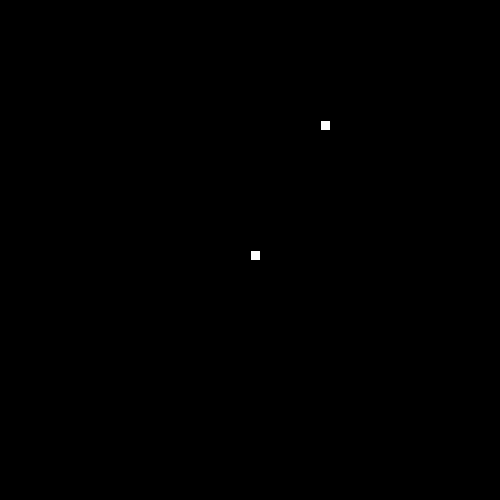
Frame 1 (no input)
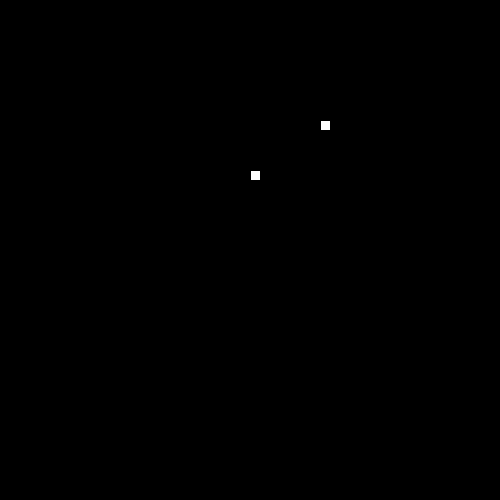
Frame 60 (the mouse pressed at the canvas centre just before this capture)
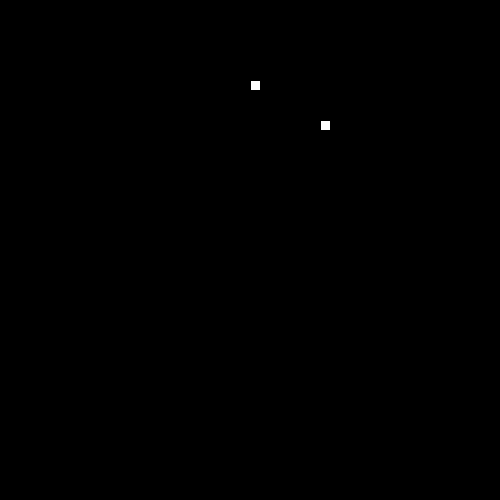
Frame 120 (the mouse held since frame 60 and released just before this capture)

The Processing sketch that drew these frames (run headless with seeded random() and noise(); from frame 60 on, the mouse is pressed at the canvas centre):

// Processing sketch: SnakeRecipe
// ── SnakeRecipe.pde

// 1. Follow the recipe instructions inside the Segment class.

// This class will be used to represent each part of the moving snake.

class Segment {

  //2. Create x and y member variables to hold the location of each segment.
  int x;
  int y;
  // 3. Add a constructor with parameters to initialize each variable.
  public Segment(int x, int y) {
    this.x = x;
    this.y = y;
  }

  // 4. Add getter and setter methods for both the x and y member variables.
  public int getX() {
    return x;
  }
  public int getY() {
    return y;
  }
  public void setX(int x) {
    this.x = x;
  }
  public void setY(int y) {
    this.y = y;
  }
}
Segment head;
String direction = "up";
int foodeaten;
int foodX = ((int)random(50)*10);
int foodY = ((int)random(50)*10);



// 5. Create (but do not initialize) a Segment variable to hold the head of the Snake



// 6. Create and initialize String to hold the direction of your snake e.g. "up"



// 7. Create and initialize a variable to hold how many pieces of food the snake has eaten.



// 8. Create and initialize foodX and foodY variables to hold the location of the food.

// (Hint: use the random method to set both the x and y to random locations within the screen size (500 by 500).)

//int foodX = ((int)random(50)*10);



void setup() {

  // 9. Set the size of your sketch (500 by 500).

  size(500, 500);


  // 10. initialize your head to a new segment.
  head = new Segment(250, 250);

  // 11. Use the frameRate(int rate) method to set the rate to 20.
  frameRate(20);
}


void draw() {

  background(0);


  //12. Call the drawFood, drawSnake, move, and collision methods.
  drawFood();
  drawSnake();
  move();
  collision();
}


// 13. Complete the drawFood method below. (Hint: each piece of food should be a 10 by 10 rectangle).

void drawFood() {
  rect(foodX, foodY, 10, 10);
}


//14. Draw the snake head

void drawSnake() {
  rect(head.getX(), head.getY(), 10, 10);
  manageTail();
  //test your code
}


// 15. Complete the move method below.

void move() {

  // 16. Create a switch statement using your direction variable. Depending on the direction, add a new segment to your snake.
  //This is an incomplete switch statement:

  switch(direction) {
  case "up":
    // move head up here 
    head.setY(head.getY()-10);
    break;
  case "down":
    // move head down here
    head.setY(head.getY()+10);
    break;
  case "left":
    // figure it out
    head.setX(head.getX()-10);
    break;
  case "right":
    // mystery code goes here
    head.setX(head.getX()+10);
    break;
  }

  // 17. Call the checkBoundaries method to make sure the snake doesn't go off the screen.
  checkBoundaries();
}


// 18. Complete the keyPressed method below. Use if statements to set your direction variable depending on what key is pressed.

void keyPressed() {
  if (keyCode == UP && !direction.equals("down")) {
    direction = "up";
  } else if (keyCode == DOWN && !direction.equals("up")) {
    direction = "down";
  } else if (keyCode == LEFT && !direction.equals("right")) {
    direction = "left";
  } else if (keyCode == RIGHT && !direction.equals("left")) {
    direction = "right";
  }
}



// 19. check if your head is out of bounds (teleport your snake to the other side).

void checkBoundaries() {
  if (head.getY() > height) {
    head.setY(0);
  } else if (head.getY() < 0) {
    head.setY(height);
  }
  if (head.getX() > width) {
    head.setX(0);
  } else if (head.getX() < 0) {
    head.setX(height);
  }
}



//20. Make sure that the key for your current direction’s opposite doesn’t work(i.e. If you’re going up, down key shouldn’t work)



// 21. Complete the missing parts of the collision method below.

void collision() {
  if (head.getX() == foodX && head.getY() == foodY) {
    foodeaten+=1;
    foodX = ((int)random(50)*10);
    foodY = ((int)random(50)*10);
  }
  // If the segment is colliding with a piece of food...
  // Increase the amount of food eaten and set foodX and foodY to new random locations.
}



/**
 
 ** Part 2: making the tail
 
 **/

//  1. Create and initialize an ArrayList of Segments. (This will be your snake tail!)
  ArrayList<Segment> tailSegments = new ArrayList<Segment>();

// 2. Complete the missing parts of the manageTail method below.

void manageTail() {

  //Call the drawTail and checkTailCollision methods.
  drawTail();
  checkTailCollision();
  // Add a new Segment to your ArrayList that has the same X and Y as the head of your snake.
  tailSegments.add(new Segment(head.getX(), head.getY()));
  // While the snake size is greater than your food, remove the first Segment in your snake.
while(tailSegments.size() > foodeaten && tailSegments.size() > 0) {
 tailSegments.remove(0); 
}
}

void drawTail() {
  // Draw a 10 by 10 rectangle for each Segment in your snake ArrayList.
  for(Segment s: tailSegments) {
    rect(s.getX(), s.getY(), 10, 10);
  }
}


// 3. Complete the missing parts of the bodyCollision method below.

void checkTailCollision() {

  // If your head has the same location as one of your segments...
  for(Segment s: tailSegments) {
   if(s.getX() == head.getX() && s.getY() == head.getY()){
     foodeaten = 1; 
   }
  }
  // Set food back to 1.

  //Call this method at the begining of your manageTail method.
}
